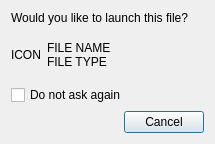
<?xml version="1.0" encoding="UTF-8"?>
<ui version="4.0">
 <class>ExecutableFileOpenDialog</class>
 <widget class="QDialog" name="ExecutableFileOpenDialog">
  <property name="geometry">
   <rect>
    <x>0</x>
    <y>0</y>
    <width>215</width>
    <height>144</height>
   </rect>
  </property>
  <property name="windowTitle">
   <string/>
  </property>
  <layout class="QVBoxLayout" name="verticalLayout">
   <item>
    <widget class="QLabel" name="label">
     <property name="sizePolicy">
      <sizepolicy hsizetype="Preferred" vsizetype="Fixed">
       <horstretch>0</horstretch>
       <verstretch>0</verstretch>
      </sizepolicy>
     </property>
     <property name="text">
      <string>Would you like to launch this file?</string>
     </property>
    </widget>
   </item>
   <item>
    <layout class="QHBoxLayout" name="horizontalLayout">
     <item>
      <widget class="QLabel" name="iconLabel">
       <property name="sizePolicy">
        <sizepolicy hsizetype="Fixed" vsizetype="Fixed">
         <horstretch>0</horstretch>
         <verstretch>0</verstretch>
        </sizepolicy>
       </property>
       <property name="text">
        <string notr="true">ICON</string>
       </property>
      </widget>
     </item>
     <item>
      <layout class="QVBoxLayout" name="verticalLayout_2">
       <property name="spacing">
        <number>0</number>
       </property>
       <item alignment="Qt::AlignmentFlag::AlignBottom">
        <widget class="QLabel" name="nameLabel">
         <property name="sizePolicy">
          <sizepolicy hsizetype="Expanding" vsizetype="Preferred">
           <horstretch>0</horstretch>
           <verstretch>0</verstretch>
          </sizepolicy>
         </property>
         <property name="text">
          <string notr="true">FILE NAME</string>
         </property>
         <property name="textFormat">
          <enum>Qt::TextFormat::PlainText</enum>
         </property>
         <property name="textInteractionFlags">
          <set>Qt::TextInteractionFlag::LinksAccessibleByMouse|Qt::TextInteractionFlag::TextSelectableByMouse</set>
         </property>
        </widget>
       </item>
       <item alignment="Qt::AlignmentFlag::AlignTop">
        <widget class="QLabel" name="mimeTypeLabel">
         <property name="sizePolicy">
          <sizepolicy hsizetype="Expanding" vsizetype="Preferred">
           <horstretch>0</horstretch>
           <verstretch>0</verstretch>
          </sizepolicy>
         </property>
         <property name="text">
          <string notr="true">FILE TYPE</string>
         </property>
         <property name="textFormat">
          <enum>Qt::TextFormat::PlainText</enum>
         </property>
         <property name="textInteractionFlags">
          <set>Qt::TextInteractionFlag::LinksAccessibleByMouse|Qt::TextInteractionFlag::TextSelectableByMouse</set>
         </property>
        </widget>
       </item>
      </layout>
     </item>
    </layout>
   </item>
   <item>
    <widget class="QCheckBox" name="dontAgainCheckBox">
     <property name="text">
      <string>Do not ask again</string>
     </property>
    </widget>
   </item>
   <item>
    <widget class="QDialogButtonBox" name="buttonBox">
     <property name="orientation">
      <enum>Qt::Orientation::Horizontal</enum>
     </property>
     <property name="standardButtons">
      <set>QDialogButtonBox::StandardButton::Cancel</set>
     </property>
    </widget>
   </item>
  </layout>
 </widget>
 <resources/>
 <connections/>
</ui>
